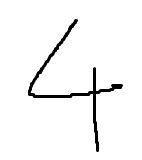
#> input picture examples/four.png, 142 x 160 px
$ jupyter execute --allow-errors example_usage.ipynb
#> lines starting #> are read from the running program, lines starting #| are printed output that depends on the picture; after the words box and inside, x2 and y2 are one past the last pixel; in counts of white or black regions, pixels touching at a corner belong together
# Tutaj rozpoczyna się proces rozpoznawania działań.

Wczytanie modelu

[cell 1]
import numpy as np
import keras
import tensorflow as tf
import PIL
import cv2 # Biblioteka pozwalająca na odczytywanie poszczególnych partii obrazu.

#> (the rest of this cell did not finish here and is left out)

# Załadowanie nazw klas i parametrów

[cell 2]
IMG_WIDTH = 45
IMG_HEIGHT = 45
class_names = ['+', '0', '1', '2', '3', '4', '5', '6', '7', '8', '9']

# Przykładowe użycie modelu do rozpoznania liczby

[cell 3]
img = PIL.Image.open('examples/four.png').convert('L')
img = img.resize((IMG_WIDTH, IMG_HEIGHT))
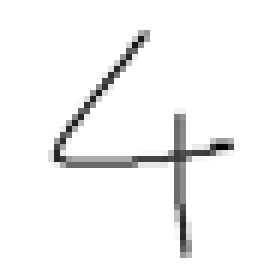
#> img: PIL image 45x45 L (shown 6 times larger); min 0, max 255, mean 244.8
#> (the rest of this cell did not finish here and is left out)

:)

# Wyświetlenie obrazu działania matematycznego

[cell 4]
image = cv2.imread('examples/2137plus420.png', cv2.IMREAD_GRAYSCALE)
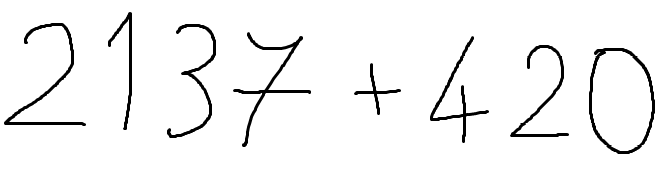
#> input picture examples/2137plus420.png, 662 x 170 px
#> image is the input picture: shape (170, 662); min 0, max 255, mean 243.2

cv2.imshow('Image', image)
cv2.waitKey(0)
cv2.destroyAllWindows()

# Przekonwertowanie obrazu na binarny

[cell 5]
binary_image = cv2.adaptiveThreshold(image, 255, cv2.ADAPTIVE_THRESH_MEAN_C, cv2.THRESH_BINARY_INV, 11, 4)
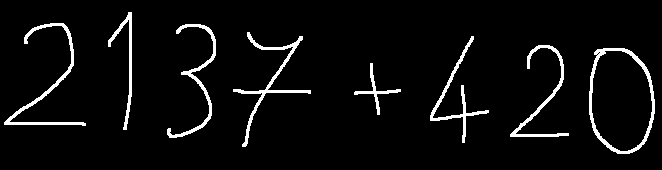
#> binary_image: shape (170, 662); 4.9% white; 8 white regions

cv2.imshow('Image', binary_image)
cv2.waitKey(0)
cv2.destroyAllWindows()

# Znalezienie poszczególnych liczb i znaków na obrazie

[cell 6]
contours, _ = cv2.findContours(binary_image, cv2.RETR_EXTERNAL, cv2.CHAIN_APPROX_SIMPLE)
#> contours = 8 contours; box (x1, y1, x2, y2) and area: (589, 48, 655, 154) 5605, (4, 23, 86, 126) 629, (233, 32, 311, 147) 602, (167, 24, 216, 138) 530, (510, 45, 569, 137) 500, (430, 36, 489, 143) 474, (108, 12, 132, 130) 350, (354, 63, 401, 115) 207
contours = sorted(contours, key=lambda x: cv2.boundingRect(x)[0])
contour_image = cv2.cvtColor(image, cv2.COLOR_GRAY2BGR)
for contour in contours:
    x, y, w, h = cv2.boundingRect(contour)
    cv2.rectangle(contour_image, (x, y), (x + w, y + h), (0, 255, 0), 2)
#> this loop made 8 passes
#> (x, y, w, h) on passes 1 to 8: (4, 23, 82, 103), (108, 12, 24, 118), (167, 24, 49, 114), (233, 32, 78, 115), (354, 63, 47, 52), (430, 36, 59, 107), (510, 45, 59, 92), (589, 48, 66, 106)
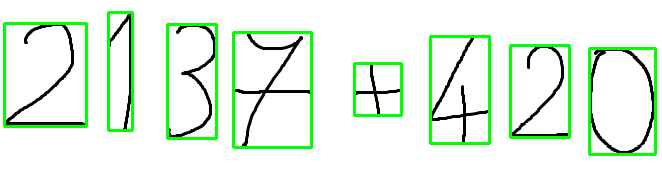
#> contour_image: shape (170, 662, 3); 6.75% of pixels changed, all inside (x1, y1, x2, y2) = (3, 11, 657, 156)

cv2.imshow('Image', contour_image)
cv2.waitKey(0)
cv2.destroyAllWindows()

# Filtrowanie ewentualnego szumu z obrazu

[cell 7]
filtered_rectangles = []
for contour in contours:
    x, y, w, h = cv2.boundingRect(contour)
    new_rect = (x, y, x + w, y + h)

    overlap = False
    for rect in filtered_rectangles:
        if (new_rect[0] < rect[2] and new_rect[2] > rect[0] and
            new_rect[1] < rect[3] and new_rect[3] > rect[1]):
            overlap = True
            break

    if not overlap:
        filtered_rectangles.append(new_rect)
#> this loop made 8 passes
#> (x, y, w, h, new_rect) on passes 1 to 8: (4, 23, 82, 103, (4, 23, 86, 126)), (108, 12, 24, 118, (108, 12, 132, 130)), (167, 24, 49, 114, (167, 24, 216, 138)), (233, 32, 78, 115, (233, 32, 311, 147)), (354, 63, 47, 52, (354, 63, 401, 115)), (430, 36, 59, 107, (430, 36, 489, 143)), (510, 45, 59, 92, (510, 45, 569, 137)), (589, 48, 66, 106, (589, 48, 655, 154))
#> after the loop, filtered_rectangles = [(4, 23, 86, 126), (108, 12, 132, 130), (167, 24, 216, 138), (233, 32, 311, 147), (354, 63, 401, 115), (430, 36, 489, 143), (510, 45, 569, 137), (589, 48, 655, 154)]

for rect in filtered_rectangles:
    cv2.rectangle(contour_image, (rect[0], rect[1]), (rect[2], rect[3]), (0, 255, 0), 2)
#> this loop made 8 passes

cv2.imshow('Image', contour_image)
cv2.waitKey(0)
cv2.destroyAllWindows()

# Skalowanie wyciętych liczb do 45x45

[cell 8]
resized_images = []
target_size = (45, 45)

for rect in filtered_rectangles:
    x1, y1, x2, y2 = rect
    roi = image[y1:y2, x1:x2]
    resized_roi = cv2.resize(roi, target_size)
    resized_images.append(resized_roi)
#> this loop made 8 passes
#> pass 1, `roi = image[y1:y2, x1:x2]`:
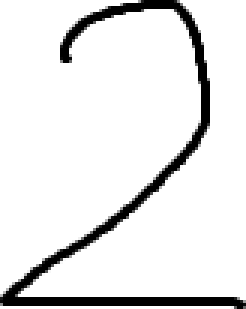
#> roi: shape (103, 82) (shown 3 times larger); min 0, max 255, mean 230.7
#> pass 1, `resized_roi = cv2.resize(roi, target_size)`:
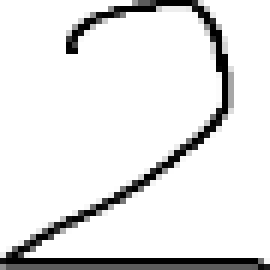
#> resized_roi: shape (45, 45) (shown 6 times larger); min 0, max 255, mean 229.3
#> pass 2, `roi = image[y1:y2, x1:x2]`:
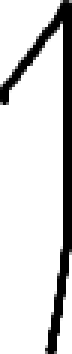
#> roi: shape (118, 24) (shown 3 times larger); min 0, max 255, mean 211.9
#> pass 2, `resized_roi = cv2.resize(roi, target_size)`:
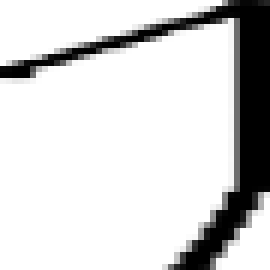
#> resized_roi: shape (45, 45) (shown 6 times larger); min 0, max 255, mean 212.1
#> after the loop:
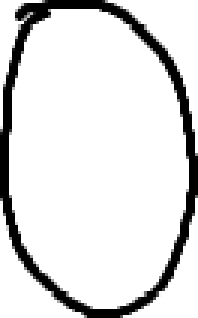
#> roi: shape (106, 66) (shown 3 times larger); min 0, max 255, mean 222.3
#> after the loop, resized_images = 8 items

for i, resized_image in enumerate(resized_images):
    cv2.imshow(f'Image {i}', resized_image)
    cv2.waitKey(0)
#> this loop made 8 passes

cv2.destroyAllWindows()
